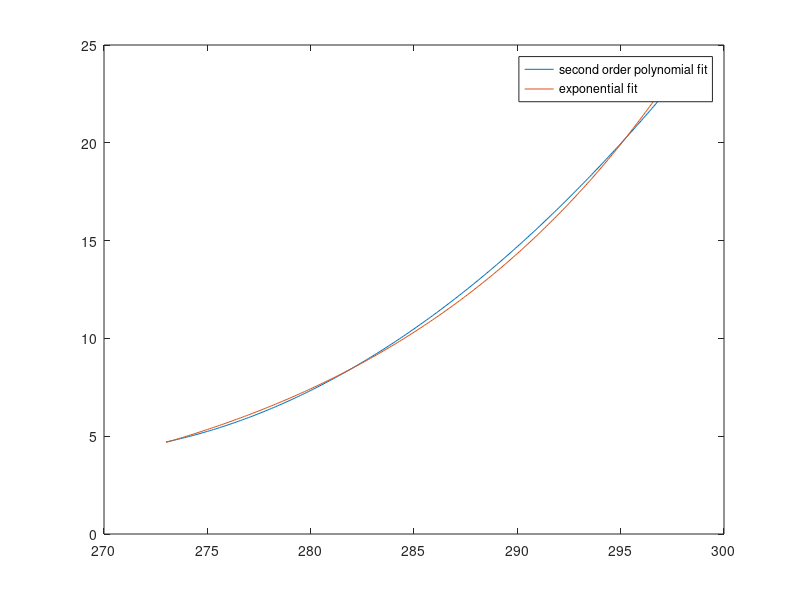

This figure's MATLAB source:
T = 273:5:298;
P = [4.579 6.543 9.209 12.788 17.535 23.756];
[rows,columns]=size(P);
estimatedValues = zeros(1,columns);
estimatedValues2 = zeros(1,columns);

coeff1 = polyfit(T,P,2);
coeff2 = polyfit(T,log(P),1);

m=coeff2(1);
b=exp(coeff2(2));

t=273:0.1:298;
V2=b*exp(m*t); 
 
V1 = polyval(coeff1,t);
plot(t,V1);
hold on;

plot(t,V2);
legend('second order polynomial fit','exponential fit');
hold off;

j=1;
for i=1:50:251
    estimatedValues(j) = V1(i);
    estimatedValues2(j) = V2(i);
    j=j+1;
end
MAPE = 0;
MAPE2 = 0;
for i=1:columns
    MAPE = MAPE + 100/columns * abs(P(i)-estimatedValues(i))/abs(P(i));
    MAPE2 = MAPE2 + 100/columns * abs(P(i)-estimatedValues2(i))/abs(P(i));
end

if MAPE < MAPE2
    fprintf("Best Fit is second order polynomial fit");
else
    fprintf("Best fit is exponential fit");
end